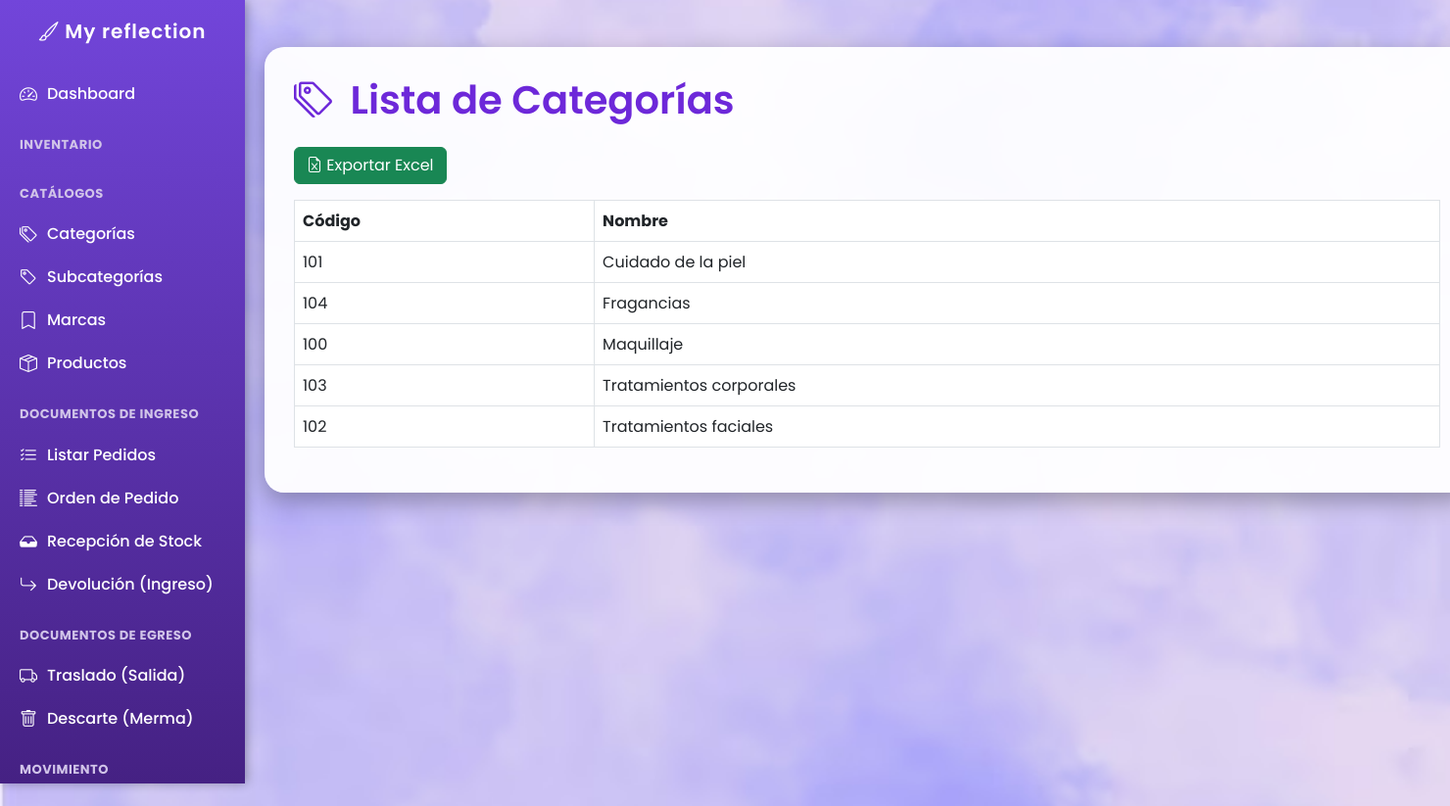
The page /TPWEB/ProyectoInventario/index.php?c=categoria&a=listar (signed in) on the database its author committed.
### tables this page shows
CREATE TABLE Categoria (
    idCategoria INT AUTO_INCREMENT PRIMARY KEY,
    codigo INT NOT NULL,
    nombre VARCHAR(100) NOT NULL,
    fechaCreacion DATETIME DEFAULT CURRENT_TIMESTAMP,
    fechaModificacion DATETIME NULL,
    usuarioCreacion VARCHAR(100),
    usuarioModificacion VARCHAR(100),
    esDesactivado TINYINT DEFAULT 0
);

### controller/CategoriaController.php (called while the page is built, shortened)
<?php
require_once __DIR__ . '/../model/Categoria.php';
class CategoriaController {
    private $model;
    public function __construct() {
        $this->model = new Categoria();
    }
    public function listar() {
        $termino = $_GET['q'] ?? '';
        $paginaActual = isset($_GET['pagina']) ? (int)$_GET['pagina'] : 1;
        $porPagina = 10;
        $offset = ($paginaActual - 1) * $porPagina;
        $categorias = $this->model->listar($termino, $porPagina, $offset);
        require_once __DIR__ . '/../view/categoria/listar.php';
    }
}

### config/Conexion.php (called while the page is built)
<?php
class Database {
    private $host = "localhost";
    private $dbname = "SistemaInventario";
    private $user = "root";
    private $pass = "123456";
    public function getConnection() {
        try {
            $conn = new PDO("mysql:host=$this->host;dbname=$this->dbname",
                $this->user, $this->pass);
            $conn->setAttribute(PDO::ATTR_ERRMODE, PDO::ERRMODE_EXCEPTION);
            return $conn;
        } catch (PDOException $e) {
            die("Error de conexión: " . $e->getMessage());
        }
    }
}

### model/Categoria.php (called while the page is built, shortened)
<?php
require_once __DIR__ . '/../config/Conexion.php';
class Categoria {
    private $pdo;
    public function __construct() {
        $db = new Database();
        $this->pdo = $db->getConnection();
    }
    public function listar($terminoBusqueda = '', $limit = 10, $offset = 0) {
        try {
            $sql = "CALL sp_listar_categorias_paginado(?, ?, ?)";
            $stm = $this->pdo->prepare($sql);
            $stm->execute([$terminoBusqueda, $limit, $offset]);
            return $stm->fetchAll(PDO::FETCH_OBJ);
        } catch (Exception $e) {
            die($e->getMessage());
        }
    }
}

### view/categoria/listar.php (the view, shortened to what this page needs)
<?php
include(__DIR__ . '/../BarraMenu.php');
?>
<!DOCTYPE html>
<html lang="es">
<head>
    <link href="https://cdn.jsdelivr.net/npm/bootstrap@5.3.0/dist/css/bootstrap.min.css" rel="stylesheet">
    <link href="https://cdn.jsdelivr.net/npm/bootstrap-icons/font/bootstrap-icons.css" rel="stylesheet">
</head>
<body>
    <div class="content container mt-5">
        <h1 class="mb-4"><i class="bi bi-tags me-2"></i> Lista de Categorías</h1>
        <div class="d-flex justify-content-between align-items-center mb-3">
            <div>
                <a href="index.php?c=categoria&a=exportarExcel" class="btn btn-success">
                    <i class="bi bi-file-earmark-excel"></i> Exportar Excel
                </a>
            </div>
        </div>
        <div class="table-responsive">
            <table class="table table-bordered table-hover align-middle">
                <thead>
                    <tr>
                        <th>Código</th>
                        <th>Nombre</th>
                    </tr>
                </thead>
                <tbody>
                    <?php if(!empty($categorias)): ?>
                        <?php foreach($categorias as $c): ?>
                            <tr>
                                <td><?= htmlspecialchars($c->codigo) ?></td>
                                <td><?= htmlspecialchars($c->nombre) ?></td>
                            </tr>
                        <?php endforeach; ?>
                    <?php endif; ?>
                </tbody>
            </table>
        </div>
    </div>
</body>
</html>

### view/BarraMenu.php (style rules this page uses)
body { font-family: 'Poppins', sans-serif; margin: 0; padding: 0; }
.content { margin-left: 250px; padding: 20px; }

### view/categoria/listar.php (style rules this page uses)
body { font-family: 'Poppins', sans-serif; background: url("view/imagenes/Fondo2.png") no-repeat center center fixed; background-size: cover; min-height: 100vh; }
.content { margin-left: 270px; margin-top: 10px; max-width: 1230px; background: rgba(255, 255, 255, 0.95); border-radius: 20px; padding: 30px; box-shadow: 0 8px 25px rgba(0,0,0,0.3); }
h1 { font-weight: 600; color: #6d28d9; }
table thead { background: #6d28d9 !important; color: #fff; }

### rows shown on the page
categoria: codigo "101", nombre "Cuidado de la piel"
categoria: codigo "104", nombre "Fragancias"
categoria: codigo "100", nombre "Maquillaje"
categoria: codigo "103", nombre "Tratamientos corporales"
categoria: codigo "102", nombre "Tratamientos faciales"
